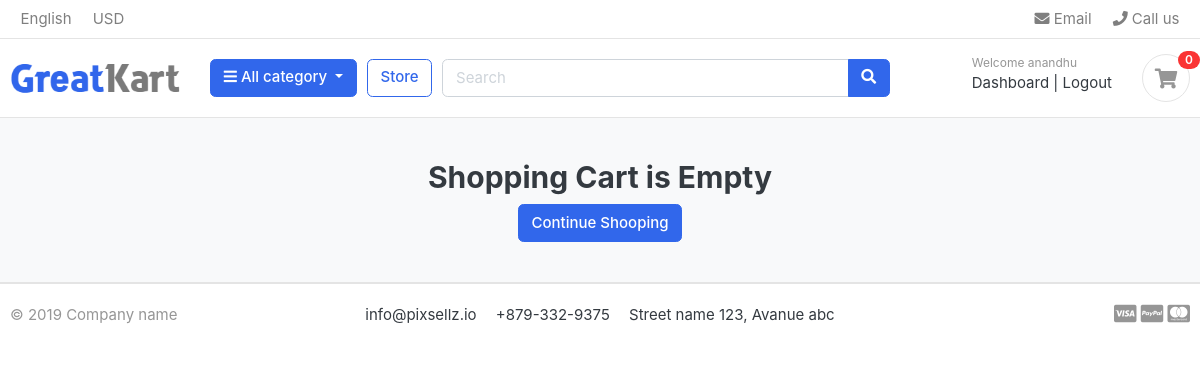
Page /cart/ (signed in) on the earlier database version.
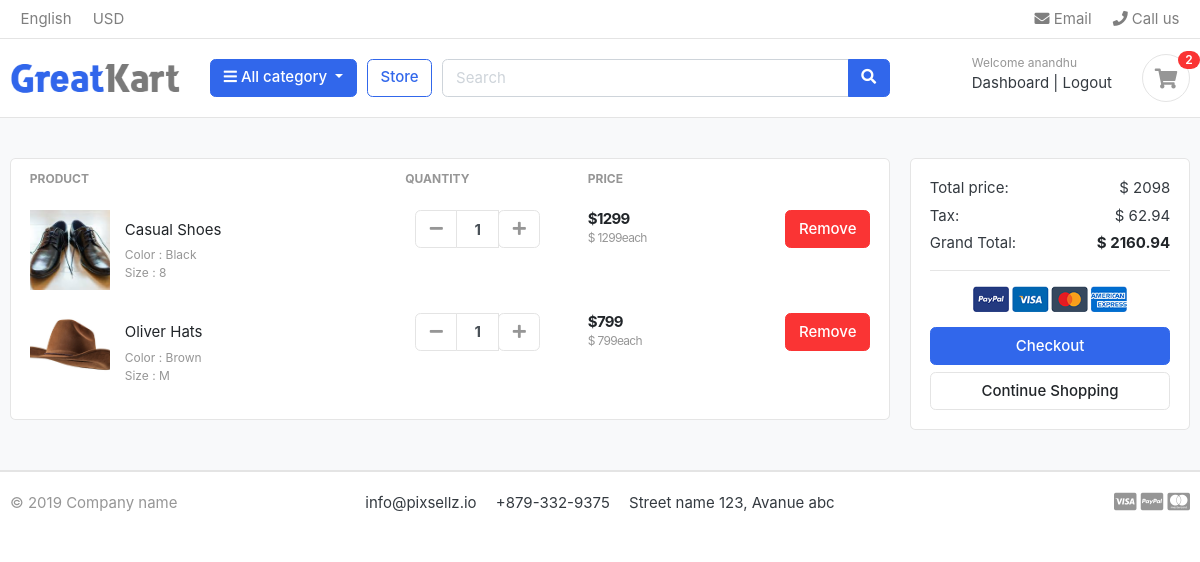
Same page on the later database version.
### accounts/models.py (models this page shows, shortened)
class Account(AbstractBaseUser,PermissionsMixin):
    first_name = models.CharField(max_length=100)
    last_name = models.CharField(max_length=100)
    username = models.CharField(max_length=100,unique=True)
    email = models.CharField(max_length=100,unique=True)
    phn = models.CharField(max_length=100)
    date_joined = models.DateTimeField(auto_now_add=True)
    last_login = models.DateTimeField(auto_now_add=True)
    is_admin = models.BooleanField(default=False)
    is_staff = models.BooleanField(default=False)
    is_active = models.BooleanField(default=False)
    is_superadmin = models.BooleanField(default=False)
    pass
    USERNAME_FIELD = 'email'
    REQUIRED_FIELDS = ['username','first_name','last_name']
    objects = MyAccountManager()

### cart/models.py (models this page shows, shortened)
class CartItem(models.Model):
    user = models.ForeignKey(Account,on_delete= models.CASCADE,null=True)
    product = models.ForeignKey(Product, on_delete= models.CASCADE)
    variations = models.ManyToManyField(Variation,blank=True)
    cart= models.ForeignKey(Cart,on_delete=models.CASCADE,null=True)
    quantity = models.IntegerField()
    is_active = models.BooleanField(default=True)
    def sub_total(self):
        return self.product.price * self.quantity

### store/models.py (models this page shows, shortened)
class Product(models.Model):
    product_name = models.CharField(max_length=200,unique=True)
    slug = models.SlugField(max_length=200,unique=True)
    description =models.TextField(max_length=400,blank=True)
    price= models.IntegerField()
    images = models.ImageField(upload_to='photos/products')
    stock = models.IntegerField()
    is_available = models.BooleanField(default=True)
    category = models.ForeignKey(Category,on_delete=models.CASCADE)
    created_date = models.DateTimeField(auto_now_add=True)
    modified_date = models.DateTimeField(auto_now=True)
    def get_url(self):
        return reverse('product_detail',args=[self.category.slug,self.slug])

class Variation(models.Model):
    product = models.ForeignKey(Product,on_delete=models.CASCADE)
    variation_category = models.CharField(max_length=100,choices=variation_category_choice)
    variation_value = models.CharField(max_length=100)
    is_active = models.BooleanField(default=True)
    created_date= models.DateTimeField(auto_now=True)
    objects = VariationManager()

### cart/views.py (the view)
# urls.py: path('',views.cart,name='cart'),
def cart(req,total=0,quantity=0,cart_items=None):
    try:
        tax=0
        grand_total=0
        if req.user.is_authenticated:
            cart_items = CartItem.objects.filter(user=req.user,is_active=True)
        else:
            cart = Cart.objects.get(cart_id = _cart_id(req))
            cart_items = CartItem.objects.filter(cart=cart,is_active=True)
        for cart_item in cart_items:
            total += (cart_item.product.price * cart_item.quantity)
            quantity += cart_item.quantity
        tax = (3 * total)/100
        grand_total = total + tax
    except :
        pass
    context = {
        'total':total,
        'quantity':quantity,
        'cart_items':cart_items,
        'grand_total':grand_total,
        'tax':tax
    }
    return render(req,'cart.html',context)

### cart/context_processors.py (called while the page is built)
def Counter(req):
    cart_count=0
    if 'admin' in req.path:
        return {}
    else:
        try:
            cart=Cart.objects.filter(cart_id =_cart_id(req))
            if req.user.is_authenticated:
                cart_item = CartItem.objects.all().filter(user=req.user)
            else:
                cart_item = CartItem.objects.all().filter(cart=cart[:1])
            for item in cart_item:
                cart_count += item.quantity
        except:
            cart_count=0
    return dict(cart_count=cart_count)

### cart/views.py (called while the page is built)
def _cart_id(req):
    cart = req.session.session_key
    if not cart:
        cart = req.session.create()
    return cart

### category/context_processors.py (called while the page is built)
def menu_links(req):
    links  = Category.objects.all()
    return dict(links=links)

### category/models.py (called while the page is built)
    def get_url(self):
        return reverse('product_by_category',args=[self.slug])

### templates/cart.html (shortened to what this page needs)
{% extends 'base.html' %}
{% load static %}
{% block content %}
<section class="section-content padding-y bg">
	<div class="container">
		{% if not cart_items %}
			<h2 class="text-center">Shopping Cart is Empty</h2>
			<div class="text-center">
				<a href="{% url 'store' %}" class="btn btn-primary">Continue Shooping</a>
			</div>
		{% else %}
	<div class="row">
		<aside class="col-lg-9">
	<div class="card">
	<table class="table table-borderless table-shopping-cart">
	<thead class="text-muted">
	<tr class="small text-uppercase">
	  <th scope="col">Product</th>
	  <th scope="col" width="120">Quantity</th>
	  <th scope="col" width="120">Price</th>
	  <th scope="col" class="text-right" width="200"> </th>
	</tr>
	</thead>
	<tbody>
		{% for item in cart_items %}
			<tr>
				<td>
					<figure class="itemside align-items-center">
						<div class="aside"><img src="{{item.product.images.url}}" class="img-sm"></div>
						<figcaption class="info">
							<a href="{{ item.product.get_url }}" class="title text-dark">{{item.product.product_name}}</a>
							<p class="text-muted small">
								{% if item.variations.all %}
									{% for i in item.variations.all %}
										{{ i.variation_category | capfirst }} : {{ i.variation_value| capfirst }} <br>
									{% endfor %}
								{% endif %}
							</p>
						</figcaption>
					</figure>
				</td>
				<td>
								<div class="col">
									<div class="input-group input-spinner">
										<div class="input-group-prepend">
										<a href="{% url 'remove_cart' item.product_id item.id %}" class="btn btn-light" type="button" id="button-plus"> <i class="fa fa-minus"></i> </a>
										</div>
										<input type="text" class="form-control"  value="{{item.quantity}}">
											<form action="{% url 'add_cart' item.product_id %}" method="post">
												<button class="btn btn-light" type="submit" id="button-minus"> <i class="fa fa-plus"></i> </button>
											</form>
										</div>
									</div>
								</div>
				<td>
					<div class="price-wrap">
						<var class="price">${{item.sub_total}}</var>
						<small class="text-muted"> $ {{item.product.price}}each </small>
					</div>
				</td>
				<td class="text-right">
				<a href="{% url 'remove_cart_item' item.product_id item.id %}" onclick="return confirm('Are you sure u want to delete ths item?')" class="btn btn-danger"> Remove</a>
				</td>
		{% endfor %}
	</div>
		<aside class="col-lg-3">
			<div class="card">
			<div class="card-body">
				<dl class="dlist-align">
				  <dt>Total price:</dt>
				  <dd class="text-right">$ {{total}}</dd>
				</dl>
				<dl class="dlist-align">
				  <dt>Tax:</dt>
				  <dd class="text-right"> $ {{tax}}</dd>
				</dl>
				<dl class="dlist-align">
				  <dt>Grand Total:</dt>
				  <dd class="text-right text-dark b"><strong>$ {{grand_total}}</strong></dd>
				</dl>
				<hr>
				<p class="text-center mb-3">
					<img src="{%static './images/misc/payments.png'%}" height="26">
				</p>
				<a href="{% url 'checkout' %}" class="btn btn-primary btn-block"> Checkout </a>
				<a href="{% url 'store' %}" class="btn btn-light btn-block">Continue Shopping</a>
			</div>
			</div>
	</aside>
	{% endif %}
	</div>
	</section>
{% endblock %}

### templates/base.html (shortened to what this page needs)
{% load static %}
<!DOCTYPE HTML>
<html lang="en">
<head>
<link href="{% static 'css/bootstrap.css' %}" rel="stylesheet" type="text/css"/>
<link href="{% static 'fonts/fontawesome/css/all.min.css' %}" type="text/css" rel="stylesheet">
<link href="{% static 'css/ui.css' %}" rel="stylesheet" type="text/css"/>
<link href="{% static 'css/responsive.css' %}" rel="stylesheet" media="only screen and (max-width: 1200px)" />
</head>
<body>
    {% include 'includes/navbar.html' %}
    {% block content %}
    {% endblock %}
    {% include 'includes/footer.html' %}
</body>
</html>

### templates/includes/navbar.html (shortened to what this page needs)
{% load static %}
<header class="section-header">
    <nav class="navbar p-md-0 navbar-expand-sm navbar-light border-bottom">
    <div class="container">
      <div class="collapse navbar-collapse" id="navbarTop4">
        <ul class="navbar-nav mr-auto">
            <li class="nav-item dropdown">
                 <a href="#" class="nav-link">   English </a>
            </li>
            <li class="nav-item dropdown">
                <a href="#" class="nav-link"> USD </a>
            </li>
        </ul>
        <ul class="navbar-nav">
            <li><a href="#" class="nav-link"> <i class="fa fa-envelope"></i> Email </a></li>
            <li><a href="#" class="nav-link"> <i class="fa fa-phone"></i> Call us </a></li>
        </ul>
      </div>
    </div>
    </nav>
    <section class="header-main border-bottom">
        <div class="container">
    <div class="row align-items-center">
        <div class="col-lg-2 col-md-3 col-6">
            <a href="{% url 'store' %}" class="brand-wrap">
                <img class="logo" src="{% static './images/logo.png' %}">
            </a>
        </div>
        <div class="col-lg col-sm col-md col-6 flex-grow-0">
            <div class="category-wrap dropdown d-inline-block float-right">
                <button type="button" class="btn btn-primary dropdown-toggle" data-toggle="dropdown">
                    <i class="fa fa-bars"></i> All category
                </button>
            </div>
        </div>
        <a href="{% url 'store' %}" class="btn btn-outline-primary">Store</a>
        <div class="col-lg  col-md-6 col-sm-12 col">
            <form action="{% url 'search' %}" class="search" method="get" >
                <div class="input-group w-100">
                    <input type="text" class="form-control" style="width:60%;" placeholder="Search" name="keyword">
                    <div class="input-group-append">
                      <button class="btn btn-primary" type="submit">
                        <i class="fa fa-search"></i>
                      </button>
                    </div>
                </div>
            </form>
        </div>
        <div class="col-lg-3 col-sm-6 col-8 order-2 order-lg-3">
                    <div class="d-flex justify-content-end mb-3 mb-lg-0">
                        {% if user.id is None %}
                            <div class="widget-header">
                                <small class="title text-muted">Welcome guest!</small>
                                <div>
                                    <a href="{% url 'login' %}">Sign in</a> <span class="dark-transp"> | </span>
                                    <a href="{% url 'register' %}"> Register</a>
                                </div>
                            </div>
                        {% else %}
                        <div class="widget-header">
                            <small class="title text-muted">Welcome {{user.first_name}}</small>
                            <div>
                                <a href="{% url 'dashboard' %}">Dashboard</a> <span class="dark-transp"> | </span>
                                <a href="{% url 'logout' %}"> Logout</a>
                            </div>
                        </div>
                        {% endif %}
                        <a href="{% url 'cart' %}" class="widget-header pl-3 ml-3">
                            <div class="icon icon-sm rounded-circle border"><i class="fa fa-shopping-cart"></i></div>
                            <span class="badge badge-pill badge-danger notify">{{cart_count}}</span>
                        </a>
                    </div>
                </div>
    </div>
        </div>
    </section>
    </header>

### templates/includes/footer.html
{% load static %}
<footer class="section-footer border-top">
	<div class="container">
		<section class="footer-bottom border-top row">
			<div class="col-md-2">
				<p class="text-muted"> &copy 2019 Company name </p>
			</div>
			<div class="col-md-8 text-md-center">
				<span  class="px-2">info@pixsellz.io</span>
				<span  class="px-2">+879-332-9375</span>
				<span  class="px-2">Street name 123, Avanue abc</span>
			</div>
			<div class="col-md-2 text-md-right text-muted">
				<i class="fab fa-lg fa-cc-visa"></i>
				<i class="fab fa-lg fa-cc-paypal"></i>
				<i class="fab fa-lg fa-cc-mastercard"></i>
			</div>
		</section>
	</div>
</footer>

### static/css/ui.css (style rules this page uses)
html { font-family: "Inter", sans-serif; font-size: 15px; }
.price-wrap { letter-spacing: -0.7px; }
.icon-xs, .icon-sm, .icon-md, .icon-lg { display: inline-block; text-align: center; flex-shrink: 0; flex-grow: 0; }
.icon-sm { width: 48px; height: 48px; line-height: 48px !important; font-size: 20px; }
.img-xs, .img-sm, .img-md, .img-lg { -o-object-fit: cover; object-fit: cover; flex-shrink: 0; flex-grow: 0; }
.img-sm { width: 80px; height: 80px; }
.padding-y { padding-top: 40px; padding-bottom: 40px; }
var { font-style: normal; }
figure { margin-bottom: 0; }
.bg { background-color: #f8f9fa; }
.b { font-weight: 600; }
p:last-child { margin-bottom: 0; }
.header-main { position: relative; padding-top: 1rem; padding-bottom: 1rem; }
.brand-wrap .logo, .navbar-brand .logo { margin-right: 7px; max-height: 42px; display: inline-block; }
.widget-header { display: inline-block; vertical-align: middle; position: relative; }
.widget-header a { color: #343a40; }
.widget-header i { color: #969696; }
.widget-header .title { display: block; }
.widget-header .notify { position: absolute; top: -3px; right: -10px; }
.footer-bottom { padding-top: 20px; padding-bottom: 20px; }
.btn-light { background-color: #fff; border-color: #e4e4e4; }
.btn-light i { color: #969696; }
.itemside { position: relative; display: flex; width: 100%; }
.itemside .aside { position: relative; flex-shrink: 0; }
.itemside .info { padding-left: 15px; padding-right: 7px; }
.itemside p { margin-bottom: 0; }
.itemside .title { display: block; margin-bottom: 5px; color: #212529; }
[class*=dlist-] { margin-bottom: 5px; }
[class*=dlist-] dd { margin-bottom: 0; }
.dlist-align { display: flex; }
.dlist-align dt { width: 150px; word-wrap: break-word; font-weight: normal; }
.dlist-align dd { flex-grow: 1; }
.notify { position: absolute; top: -4px; right: -10px; display: inline-block; padding: 0.25em 0.6em; font-size: 12px; line-height: 1; text-align: center; border-radius: 3rem; color: #fff; background-color: #fa3434; }
.price { font-weight: 600; color: #212529; }
.input-spinner { width: 125px; flex-wrap: nowrap; display: inline-flex; vertical-align: middle; }
.input-spinner input.form-control { text-align: center; max-width: 46px; font-weight: bold; flex-basis: 46px; border-color: #e4e4e4; flex-grow: 0; }
.input-spinner .btn { width: 42px; text-align: center; padding-left: 0.5rem; padding-right: 0.5rem; }
.table-shopping-cart.table td, .table-shopping-cart.table th { padding-left: 1.25rem; padding-right: 1.25rem; }
.table-shopping-cart .price-wrap { line-height: 1.2; }
.table-shopping-cart .price { font-weight: bold; margin-right: 5px; display: block; }

Differences in the rows shown:
added CartItem: product.images (picture), product.product_name "Casual Shoes", quantity "1", sub_total "1299", product.price "1299"
added Variation: variation_category "Color", variation_value "Black", shown under "Casual Shoes"
added Variation: variation_category "Size", variation_value "8", shown under "Casual Shoes"
added CartItem: product.images (picture), product.product_name "Oliver Hats", quantity "1", sub_total "799", product.price "799"
added Variation: variation_category "Color", variation_value "Brown", shown under "Oliver Hats"
added Variation: variation_category "Size", variation_value "M", shown under "Oliver Hats"
Other differences:
{{ cart_count }}: "0" → "2"
{{ total }}: (not shown) → "2098"
{{ tax }}: (not shown) → "62.94"
{{ grand_total }}: (not shown) → "2160.94"
text no longer shown: "Shopping Cart is Empty Continue Shooping"
text now shown: "PRODUCT QUANTITY PRICE Total price: $ Tax: $ Grand Total: $ Checkout Continue Shopping"
